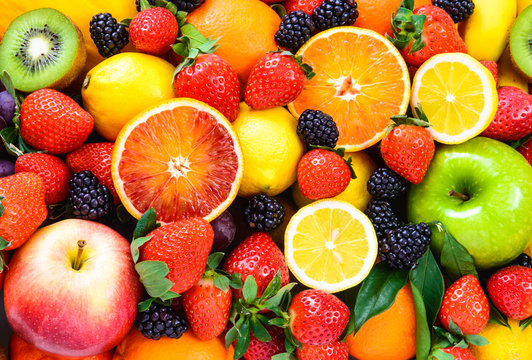
#> input picture computer_vision/lab2/Fruit.jpg, 532 x 360 px
$ jupyter execute Lab-2-Rehaussement-versionEtudiant2425.ipynb
#> lines starting #> are read from the running program, lines starting #| are printed output that depends on the picture
# Objectifs généraux

La première partie de ce TP sera consacrée à l’étude de l’utilité des histogrammes et de l’égalisation tandis que la seconde partie sera consacrée au calcul des histogrammes et en fin une dernière partie pour la manipulation du contraste et la luminosité.

## 1. Egalisation des histogrammes

* Charge une image.
* Convertir l'image originale en image en niveaux de gris.
* Égaliser l'histogramme en utilisant la fonction EqualizeHist.
* Afficher et égaliser les images dans une fenêtre.

### 1.1 Déclarer & charger les images source et destination.

[cell 1]
import cv2
fruit = cv2.imread("Fruit.jpg", cv2.IMREAD_COLOR)
#> fruit is the input picture: shape (360, 532, 3); mean B, G, R 50.2, 121.5, 187.9
orange = cv2.imread("Orange.jpg", cv2.IMREAD_COLOR)
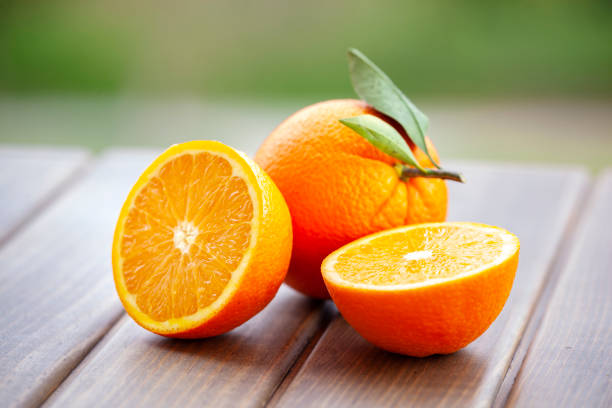
#> input picture computer_vision/lab2/Orange.jpg, 612 x 408 px
#> orange is the input picture: shape (408, 612, 3); mean B, G, R 109.5, 156.3, 180.5

# Tracer l'histogramme de cette image
- cv2.imread(') : Charge l'image en niveaux de gris.

- cv2.calcHist : Calcule l'histogramme de l'image.
           Le paramètre [0] indique que nous travaillons avec l'unique canal des images en niveaux de gris.

- plt.plot(histogram) : Trace l'histogramme avec Matplotlib.

[cell 2]
import matplotlib.pyplot as plt
fruit_gray = cv2.imread("Fruit.jpg", cv2.IMREAD_GRAYSCALE)
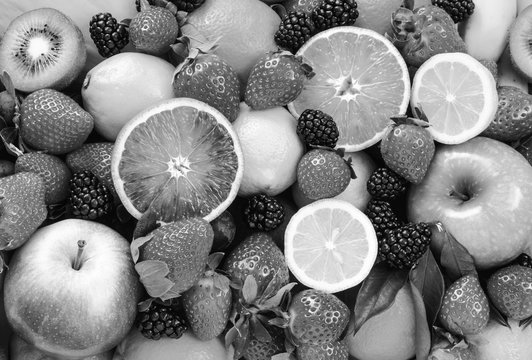
#> fruit_gray: shape (360, 532); min 0, max 255, mean 133.4
fruit_hist = cv2.calcHist([fruit_gray], [0], None, [256], [0, 256])
#> fruit_hist = 256 values, max 1107 at index 171, min 99 at index 1, mean 748.1
orange_gray = cv2.imread("Orange.jpg", cv2.IMREAD_GRAYSCALE)
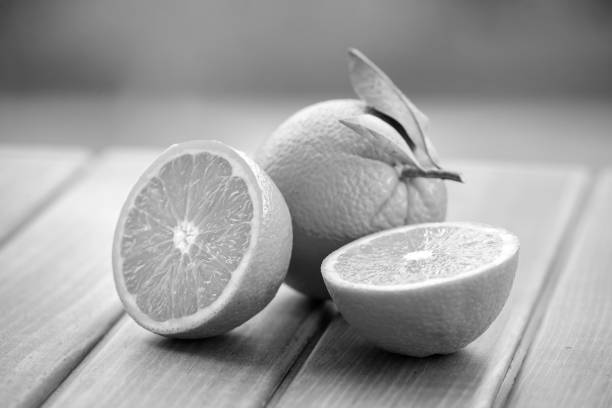
#> orange_gray: shape (408, 612); min 0, max 255, mean 158.2
orange_hist = cv2.calcHist([orange_gray], [0], None, [256], [0, 256])
#> orange_hist = 256 values, max 3000 at index 149, min 17 at index 2, mean 975.4
fig, axis = plt.subplots(1, 2)
axis[0].set_title("Histograme Orange")
axis[0].plot(orange_hist)
axis[1].set_title("Histograme Fruit")
axis[1].plot(fruit_hist)
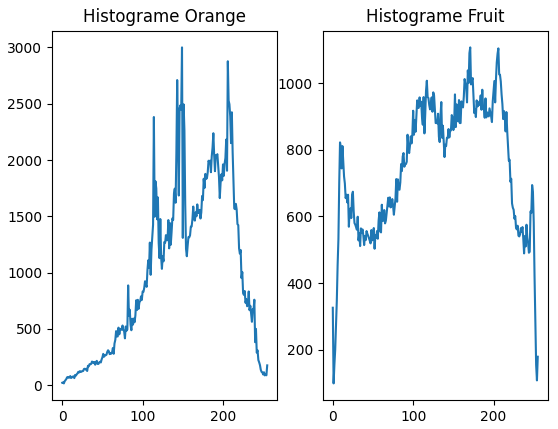
#> figure drawn by matplotlib, 2 panels; panel 1: curve peaks at x = 149, y = 3000; panel 2: curve peaks at x = 171, y = 1107

# Tracer l'histogramme cumulé
L'histogramme cumulé représente la somme des fréquences d'intensité des pixels jusqu'à un certain niveau, ce qui permet de mieux comprendre la répartition des intensités sur une image.

[cell 3]
import cv2
fruit = cv2.imread("Fruit.jpg", cv2.IMREAD_COLOR)

### 1.2 Convertir l’image en niveau de gris.

[cell 4]
fruit_gray = cv2.cvtColor(fruit, cv2.COLOR_BGR2GRAY)

### 1.3 Appliquer l'égalisation d'histogramme avec la fonction equalizeHist.

[cell 5]
#fruit_hist = cv2.calcHist([fruit_gray], [0], None, [256], [0, 256])

[cell 6]
fruit_equalized = cv2.equalizeHist(fruit_gray)

# tracer l'histogramme de l'image égaliser

[cell 7]
fruit_equalized_hist = cv2.calcHist([fruit_equalized], [0], None, [256], [0, 256])
#> fruit_equalized_hist = 256 values, max 1384 at index 233, min 0 at index 79, mean 748.1
plt.plot(fruit_equalized_hist)
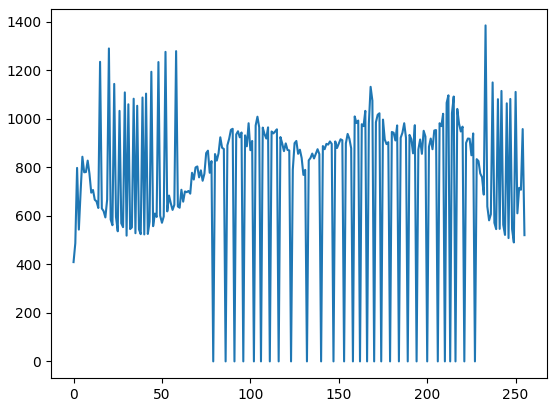
#> figure drawn by matplotlib, 1 panel; curve peaks at x = 233, y = 1384

# Tracer l'histogramme cumulé de l'image égaliser

[cell 8]
cumulative = fruit_equalized_hist.cumsum()
#> cumulative = 256 values from 409 to 191520
plt.plot(cumulative)
#> figure, not shown here; curve peaks at x = 255, y = 191520

### Synthèse 1: Interpréter le résultat.

[cell 9]
# syhnthèse ?
# Puisque l’image est maintenant égalisée, son histogramme est plus réparti sur toute la plage de niveaux de gris, donc le graphe devient plus plat et plus étendu, avec une pente plus régulière.

## 2. Calcul des histogrammes

* Charge une image
* Diviser l’image en 3 plans (R, G etB) en utilisant la fonction Split
* Calculer l'histogramme de chaque plan en utilisant la fonction calcHist
* Tracer les trois histogrammes dans une fenêtre
* Créer un histogramme normalisé à l’aide de la bibliothèque Matplotlib

### 2.1 Charge une image

[cell 10]
fruit = cv2.imread("Fruit.jpg", cv2.IMREAD_COLOR)

### 2.2 Séparer l’image en 3 plans (R, G et B) en utilisant la fonction Split.

[cell 11]
b, g, r = cv2.split(fruit)
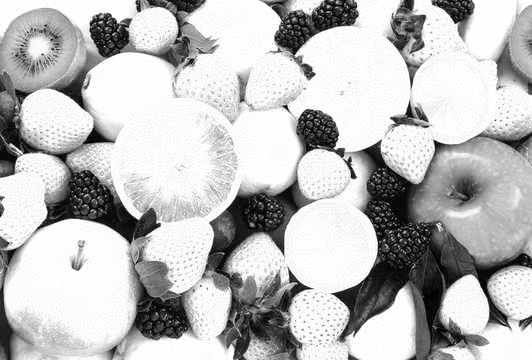
#> r: shape (360, 532); min 0, max 255, mean 187.9

### 2.3 Application : Calculer l'histogramme de chaque plan en utilisant la fonction calcHist.

* On travaille avec les plans R, G et B donc les valeurs se trouvent dans l’intervalle [0,255].
* Calculer les histogrammes à travers la fonction calcHist.
* Créer un histogramme normalisé à l’aide de la bibliothèque Matplotlib.

[cell 12]
r_hist = cv2.calcHist([r], [0], None, [256], [0, 256])
#> r_hist = 256 values, max 38279 at index 255, min 94 at index 2, mean 748.1
b_hist = cv2.calcHist([b], [0], None, [256], [0, 256])
#> b_hist = 256 values, max 28233 at index 0, min 66 at index 254, mean 748.1
g_hist = cv2.calcHist([g], [0], None, [256], [0, 256])
#> g_hist = 256 values, max 2287 at index 0, min 255 at index 254, mean 748.1
plt.hist(r.ravel(), bins=256, range=(0, 256), density=True)
plt.show()
#> figure, not shown here; tallest bar 0.2 high, from x = 255 to 256

### Le module Matplotlib

Le module Matplotlib est un module Python complet permettant de créer des tracés statiques et interactifs. Il s’agit d’un package très robuste et simple qui est largement utilisé en science des données à des fins de visualisation. Matplotlib peut être utilisé pour créer un histogramme normalisé. Ce module possède une fonction hist(). qui est utilisé pour créer des histogrammes.

Voici la définition de la fonction de la méthode hist().

matplotlib.pyplot.hist(x, bins=None, range=None, density=False, weights=None, cumulative=False, bottom=None, histtype='bar', align='mid', orientation='vertical', rwidth=None, log=False, color=None, label=None, stacked=False, *, data=None, **kwargs)

Voici une brève explication des arguments que nous utiliserons pour générer un histogramme normalisé.

x : une liste, un tuple ou un tableau NumPy de valeurs d’entrée.

density : un indicateur booléen pour tracer des valeurs normalisées. Par défaut, c’est False.

color : La couleur des barres de l’histogramme.

label : une étiquette pour les valeurs tracées.

## 3. Manipulation luminosité-contraste

* Charge une image.

* Appliquer la méthode convertScaleAbs pour convertir la couleur de l'image source.

* Afficher les deux images source et destination.

[cell 13]
fruit = cv2.imread("Fruit.jpg", cv2.IMREAD_COLOR)
fruit_rgb = cv2.cvtColor(fruit, cv2.COLOR_BGR2RGB)

[cell 14]
fruit_converted = cv2.convertScaleAbs(fruit_rgb, None, 1.0, -50.0)
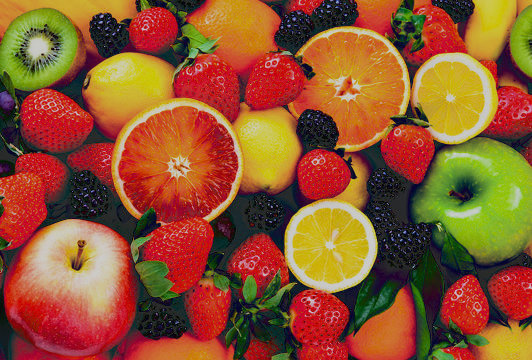
#> fruit_converted: shape (360, 532, 3); mean R, G, B 143.6, 85.2, 47.2

[cell 15]
plt.title("original fruit")
plt.imshow(fruit_rgb)
plt.axis("off")
plt.show()

[cell 16]
plt.title("original fruit")
plt.imshow(fruit_converted)
plt.axis("off")
plt.show()

### Application :
Modifier la valeur de « beta » plusieurs fois et comparer entres les histogrammes de l’image source (état initial et après  modification du coefficient  « beta »).

## L'étirement d'histogramme
L'étirement d'histogramme est une méthode d'amélioration d'image qui étend la plage de valeurs d'intensité des pixels dans une image pour augmenter son contraste. Cela est utile lorsque l'image a une faible variation de luminosité.

[cell 17]
fruit_converted1 = cv2.convertScaleAbs(fruit_rgb, None, 1.0, 50.5)
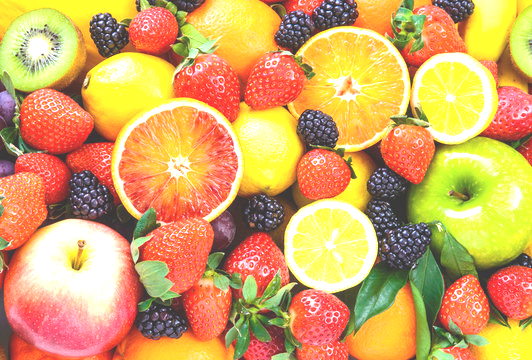
#> fruit_converted1: shape (360, 532, 3); mean R, G, B 213.5, 166.1, 99.5
fruit_converted2 = cv2.convertScaleAbs(fruit_rgb, None, 1.0, 100.5)
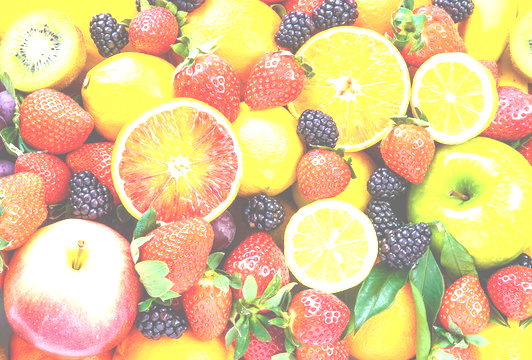
#> fruit_converted2: shape (360, 532, 3); mean R, G, B 230.6, 201.1, 146.4
fruit_converted3 = cv2.convertScaleAbs(fruit_rgb, None, 1.0, -50.5)

fruit_rgb_r_hist = cv2.calcHist([fruit_rgb], [0], None, [256], [0, 256])
#> fruit_rgb_r_hist has the same summary as r_hist
fruit_rgb_g_hist = cv2.calcHist([fruit_rgb], [1], None, [256], [0, 256])
#> fruit_rgb_g_hist has the same summary as g_hist
fruit_rgb_b_hist = cv2.calcHist([fruit_rgb], [2], None, [256], [0, 256])
#> fruit_rgb_b_hist has the same summary as b_hist

fruit_converted1_r_hist = cv2.calcHist([fruit_converted1], [0], None, [256], [0, 256])
#> fruit_converted1_r_hist = 256 values, max 112532 at index 255, min 0 at index 0, mean 748.1
fruit_converted1_g_hist = cv2.calcHist([fruit_converted1], [1], None, [256], [0, 256])
#> fruit_converted1_g_hist = 256 values, max 43799 at index 255, min 0 at index 0, mean 748.1
fruit_converted1_b_hist = cv2.calcHist([fruit_converted1], [2], None, [256], [0, 256])
#> fruit_converted1_b_hist = 256 values, max 28233 at index 50, min 0 at index 0, mean 748.1

fruit_converted2_r_hist = cv2.calcHist([fruit_converted2], [0], None, [256], [0, 256])
#> fruit_converted2_r_hist = 256 values, max 137075 at index 255, min 0 at index 0, mean 748.1
fruit_converted2_g_hist = cv2.calcHist([fruit_converted2], [1], None, [256], [0, 256])
#> fruit_converted2_g_hist = 256 values, max 72677 at index 255, min 0 at index 0, mean 748.1
fruit_converted2_b_hist = cv2.calcHist([fruit_converted2], [2], None, [256], [0, 256])
#> fruit_converted2_b_hist = 256 values, max 28233 at index 100, min 0 at index 0, mean 748.1

fruit_converted3_r_hist = cv2.calcHist([fruit_converted3], [0], None, [256], [0, 256])
#> fruit_converted3_r_hist = 256 values, max 46323 at index 204, min 0 at index 1, mean 748.1
fruit_converted3_g_hist = cv2.calcHist([fruit_converted3], [1], None, [256], [0, 256])
#> fruit_converted3_g_hist = 256 values, max 4139 at index 50, min 0 at index 1, mean 748.1
fruit_converted3_b_hist = cv2.calcHist([fruit_converted3], [2], None, [256], [0, 256])
#> fruit_converted3_b_hist = 256 values, max 34437 at index 50, min 0 at index 1, mean 748.1

[cell 18]
fig, axis = plt.subplots(4, 1, figsize=(6, 10))

axis[0].set_title("original image's histogram")
axis[0].plot(fruit_rgb_r_hist, color="r", label="R")
axis[0].plot(fruit_rgb_g_hist, color="g", label="G")
axis[0].plot(fruit_rgb_b_hist, color="b", label="B")
axis[0].legend(fontsize=7)

axis[1].set_title("converted1 image's histogram (beta = 50)")
axis[1].plot(fruit_converted1_r_hist, color="r", label="R")
axis[1].plot(fruit_converted1_g_hist, color="g", label="G")
axis[1].plot(fruit_converted1_b_hist, color="b", label="B")
axis[1].legend(fontsize=7)

axis[2].set_title("converted2 image's histogram (beta = 100)")
axis[2].plot(fruit_converted2_r_hist, color="r", label="R")
axis[2].plot(fruit_converted2_g_hist, color="g", label="G")
axis[2].plot(fruit_converted2_b_hist, color="b", label="B")
axis[2].legend(fontsize=7)

axis[3].set_title("converted3 image's histogram (beta = -50)")
axis[3].plot(fruit_converted3_r_hist, color="r", label="R")
axis[3].plot(fruit_converted3_g_hist, color="g", label="G")
axis[3].plot(fruit_converted3_b_hist, color="b", label="B")
axis[3].legend(fontsize=7)

fig.tight_layout()
plt.show()
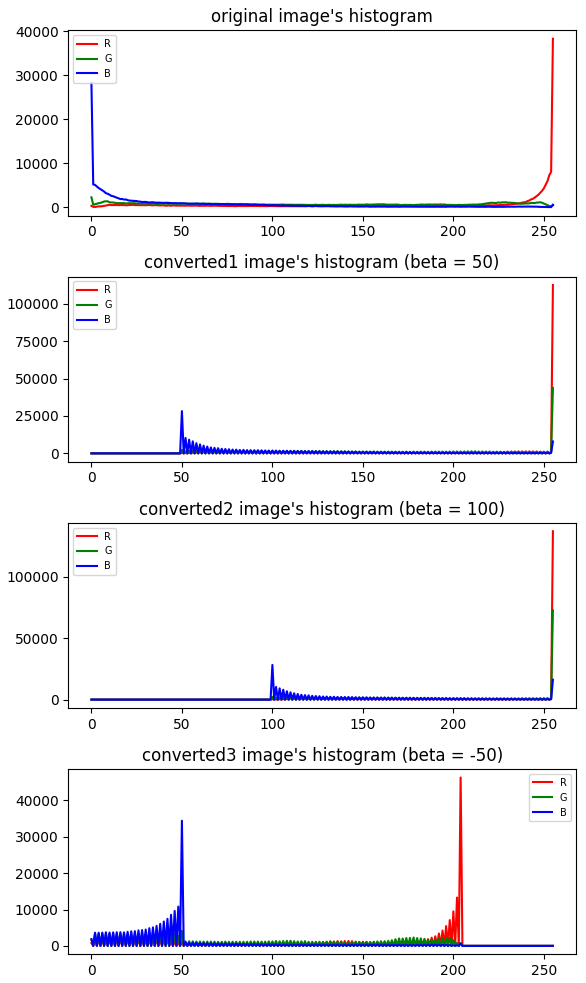
#> figure drawn by matplotlib, 4 panels; panel 1: curve peaks at x = 255, y = 38279; panel 1: curve peaks at x = 0, y = 2287; panel 1: curve peaks at x = 0, y = 28233; panel 2: curve peaks at x = 255, y = 112532
#plt.title("comparing histograms based on beta value change")
